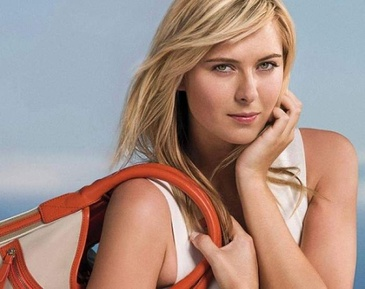
#> input picture Additional_ML_deployment_Projects/ml-web-master/image-classification/model/test_images/sharapova1.jpg, 365 x 289 px, shrunk from 700 x 555 before the run
$ jupyter execute data_cleaning.ipynb   (shell and % lines are left out)
#> lines starting #> are read from the running program, lines starting #| are printed output that depends on the picture; after the words box and inside, x2 and y2 are one past the last pixel; in counts of white or black regions, pixels touching at a corner belong together
<h2 style='color:blue' align='center'>Sports Celebrity Image Classification: Data Cleaning<h2>

Special thanks to Debjyoti Paul (My data scientist friend at Amazon) for help with this project

[cell 1]
import numpy as np
import cv2
import matplotlib
from matplotlib import pyplot as plt

#### When we look at any image, most of the time we identify a person using a face. An image might contain multiple faces, also the face can be obstructed and not clear. The first step in our pre-processing pipeline is to detect faces from an image. Once face is detected, we will detect eyes, if two eyes are detected then only we keep that image otherwise discard it.</h4>

#### Now how do you detect face and eyes?

[cell 2]
img = cv2.imread('./test_images/sharapova1.jpg')
#> img is the input picture: shape (289, 365, 3); mean B, G, R 134.7, 144, 169.9
img.shape
#> Out = (289, 365, 3)

[cell 3]
plt.imshow(img)

[cell 4]
gray = cv2.cvtColor(img, cv2.COLOR_BGR2GRAY)
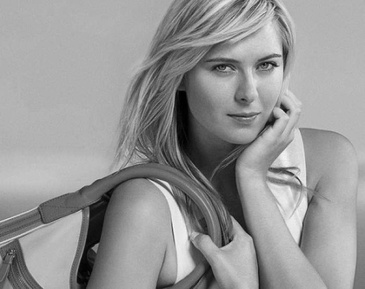
#> gray: shape (289, 365); min 0, max 247, mean 150.7
gray.shape
#> Out = (289, 365)

[cell 5]
gray

[cell 6]
plt.imshow(gray, cmap='gray')

[cell 7]
face_cascade = cv2.CascadeClassifier('./opencv/haarcascades/haarcascade_frontalface_default.xml')
faces = face_cascade.detectMultiScale(gray, 1.3, 5)
#> faces = [[182, 17, 128, 128]]
faces
#> Out = [[182, 17, 128, 128]]

[cell 8]
print(len(faces))
#| 1

[cell 9]
(x,y,w,h) = faces[0]
#> x = 182; y = 17; w = 128; h = 128
x,y,w,h
#> Out = (182, 17, 128, 128)

[cell 10]
face_img = cv2.rectangle(img,(x,y),(x+w,y+h),(255,0,0),4)
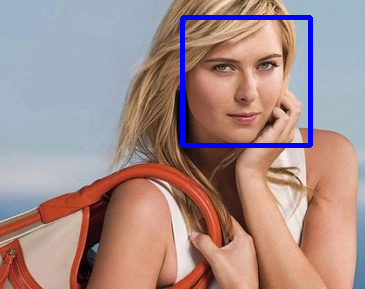
#> face_img: shape (289, 365, 3); mean B, G, R 138.2, 141.1, 166.5
plt.imshow(face_img)

[cell 11]
eye_cascade = cv2.CascadeClassifier('./opencv/haarcascades/haarcascade_eye.xml')

[cell 12]
cv2.destroyAllWindows()
for (x,y,w,h) in faces:
    face_img = cv2.rectangle(img,(x,y),(x+w,y+h),(255,0,0),2)
    roi_gray = gray[y:y+h, x:x+w]
    roi_color = face_img[y:y+h, x:x+w]
    eyes = eye_cascade.detectMultiScale(roi_gray)
    for (ex,ey,ew,eh) in eyes:
        cv2.rectangle(roi_color,(ex,ey),(ex+ew,ey+eh),(0,255,0),2)
#> this loop made 1 pass
#> (x, y, w, h, eyes) on pass 1: (182, 17, 128, 128, [[71, 34, 28, 28], [29, 37, 27, 27]])
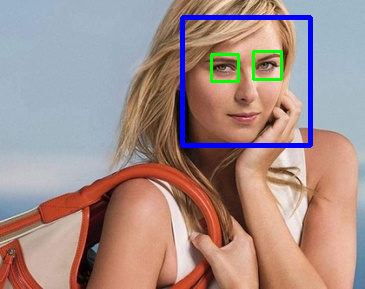
#> img: shape (289, 365, 3); 0.62% of pixels changed, all inside (x1, y1, x2, y2) = (210, 50, 283, 83)
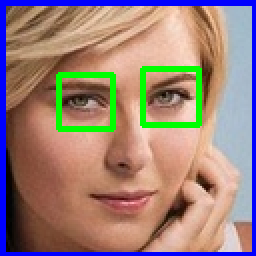
#> roi_color: shape (128, 128, 3) (shown 2 times larger); mean B, G, R 121.1, 129.3, 155.1


plt.figure()
plt.imshow(face_img, cmap='gray')
plt.show()

[cell 13]
plt.imshow(roi_color, cmap='gray')

[cell 14]
def get_cropped_image_if_2_eyes(image_path):
#> called with image_path = './test_images/sharapova1.jpg'
    img = cv2.imread(image_path)
    gray = cv2.cvtColor(img, cv2.COLOR_BGR2GRAY)
    faces = face_cascade.detectMultiScale(gray, 1.3, 5)
#> faces = [[182, 17, 128, 128]]
    for (x,y,w,h) in faces:
        roi_gray = gray[y:y+h, x:x+w]
        roi_color = img[y:y+h, x:x+w]
        eyes = eye_cascade.detectMultiScale(roi_gray)
        if len(eyes) >= 2:
            return roi_color

[cell 15]
original_image = cv2.imread('./test_images/sharapova1.jpg')
plt.imshow(original_image)

[cell 16]
cropped_image = get_cropped_image_if_2_eyes('./test_images/sharapova1.jpg')
plt.imshow(cropped_image)

[cell 17]
org_image_obstructed = cv2.imread('./test_images/sharapova2.jpg')
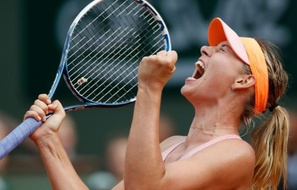
#> input picture Additional_ML_deployment_Projects/ml-web-master/image-classification/model/test_images/sharapova2.JPG, 297 x 190 px, shrunk from 571 x 365 before the run, found by its file name
#> org_image_obstructed is the input picture: shape (190, 297, 3); mean B, G, R 80.8, 91, 102.6
plt.imshow(org_image_obstructed)

[cell 18]
cropped_image_no_2_eyes = get_cropped_image_if_2_eyes('./test_images/sharapova2.jpg')
#> call 2 of get_cropped_image_if_2_eyes, with image_path = './test_images/sharapova2.jpg'
#> in get_cropped_image_if_2_eyes (call 2), `gray = cv2.cvtColor(img, cv2.COLOR_BGR2GRAY)`:
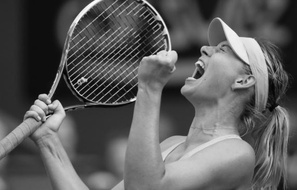
#> gray: shape (190, 297); min 1, max 253, mean 93.3
#> in get_cropped_image_if_2_eyes (call 2), `faces = face_cascade.detectMultiScale(gray, 1.3, 5)`: faces = ()
cropped_image_no_2_eyes

[cell 19]
path_to_data = "./dataset/"
path_to_cr_data = "./dataset/cropped/"

[cell 20]
import os
img_dirs = []
for entry in os.scandir(path_to_data):
    if entry.is_dir():
        img_dirs.append(entry.path)

[cell 21]
img_dirs

[cell 22]
import shutil
if os.path.exists(path_to_cr_data):
     shutil.rmtree(path_to_cr_data)
os.mkdir(path_to_cr_data)

[cell 23]
cropped_image_dirs = []
celebrity_file_names_dict = {}

for img_dir in img_dirs:
    count = 1
    celebrity_name = img_dir.split('/')[-1]
    print(celebrity_name)

    celebrity_file_names_dict[celebrity_name] = []

    for entry in os.scandir(img_dir):
        roi_color = get_cropped_image_if_2_eyes(entry.path)
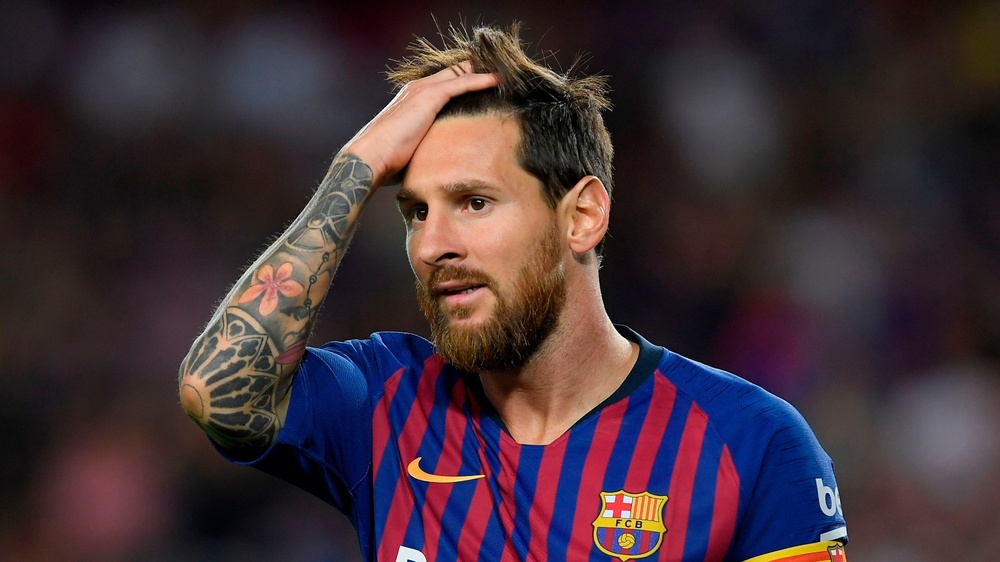
#> input picture Additional_ML_deployment_Projects/ml-web-master/image-classification/model/dataset/lionel_messi/Lionel-Messi-of-FC-Barcelona.jpg, 1000 x 562 px, shrunk from 1920 x 1080 before the run
#> in get_cropped_image_if_2_eyes, img is the input picture: shape (562, 1000, 3); mean B, G, R 54.6, 48, 64.9
#> in get_cropped_image_if_2_eyes (call 3), `gray = cv2.cvtColor(img, cv2.COLOR_BGR2GRAY)`:
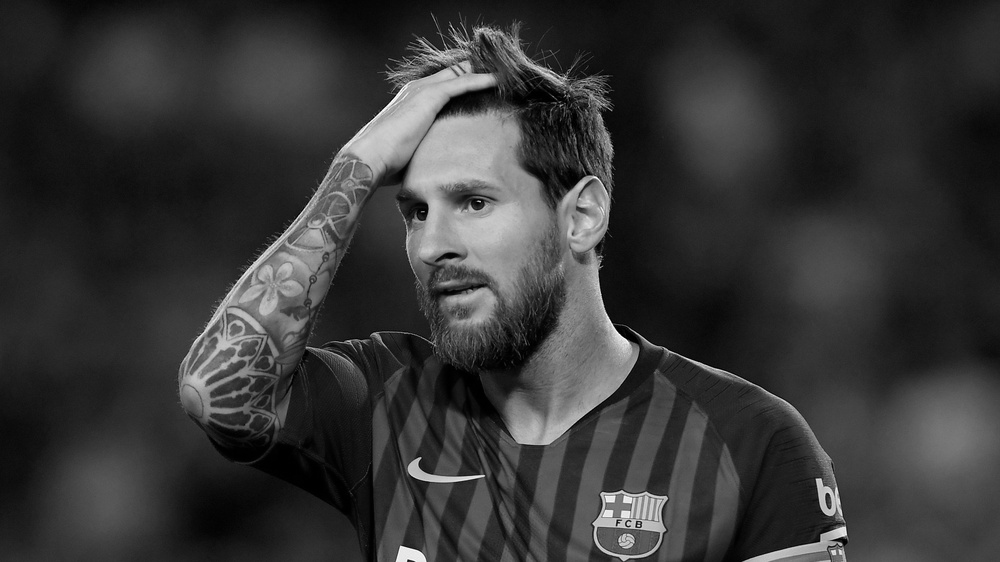
#> gray: shape (562, 1000); min 0, max 254, mean 53.8
#> in get_cropped_image_if_2_eyes (call 3), `faces = face_cascade.detectMultiScale(gray, 1.3, 5)`: faces = [[338, 114, 229, 229]]
#> the loop in get_cropped_image_if_2_eyes (call 3), `for (x,y,w,h) in faces:` made 1 pass
#> (x, y, w, h, eyes) on pass 1: (338, 114, 229, 229, [[113, 66, 46, 46]])
#> pass 1, in get_cropped_image_if_2_eyes (call 3), `roi_gray = gray[y:y+h, x:x+w]`:
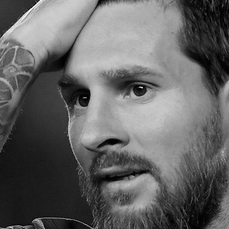
#> roi_gray: shape (229, 229); min 0, max 253, mean 100.3
#> pass 1, in get_cropped_image_if_2_eyes (call 3), `roi_color = img[y:y+h, x:x+w]`:
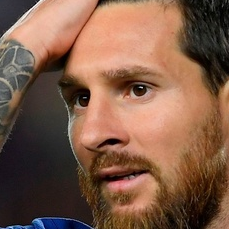
#> roi_color: shape (229, 229, 3); mean B, G, R 72.5, 91.9, 127.2
